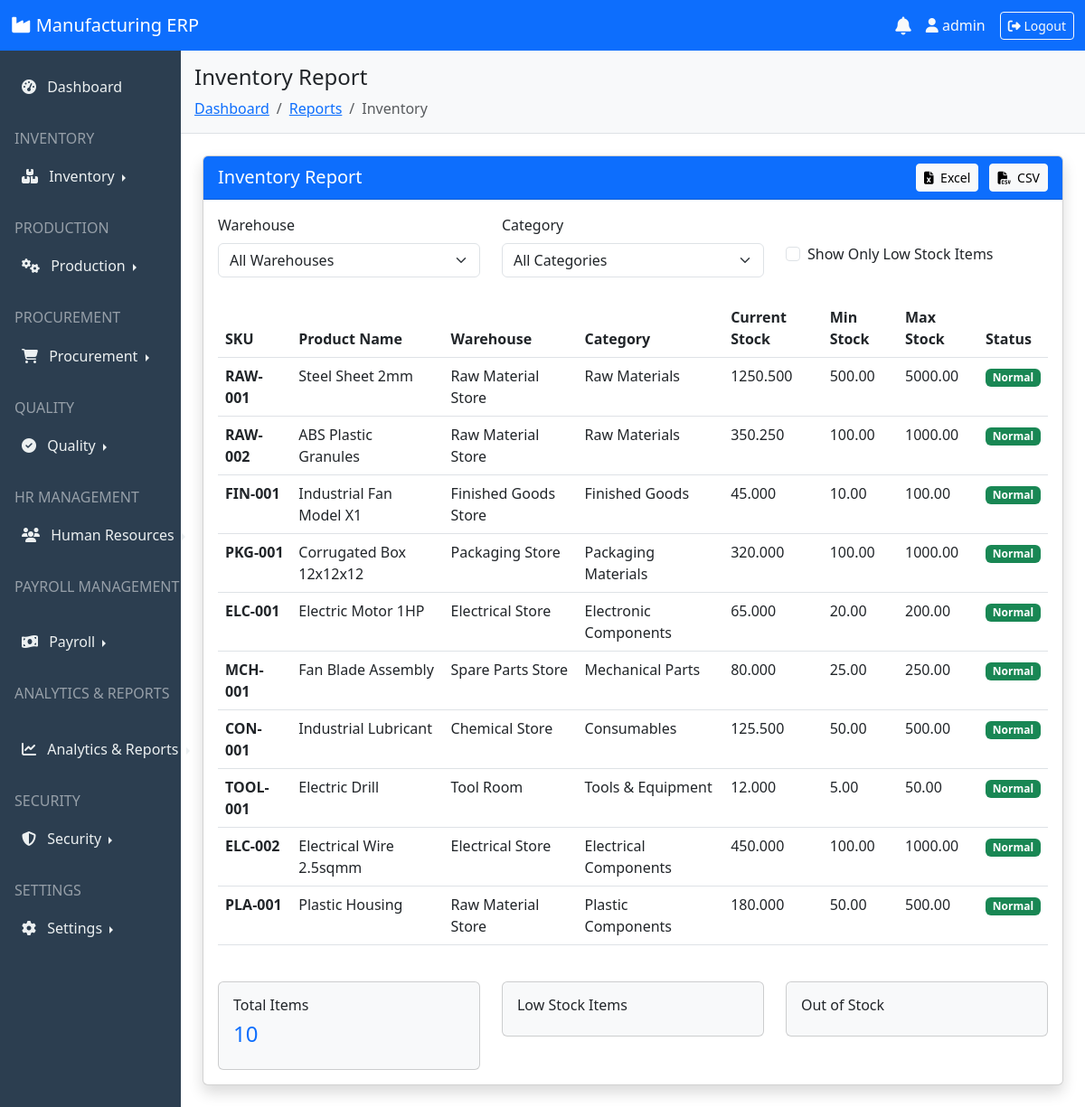
Screenshot of /reports/inventory/ (signed in) with the database file from the repository.
### inventory/models.py (models this page shows, shortened)
class Stock(models.Model):
    product = models.ForeignKey(Product, on_delete=models.CASCADE)
    warehouse = models.ForeignKey(Warehouse, on_delete=models.CASCADE)
    quantity = models.DecimalField(max_digits=12, decimal_places=3, default=0)
    reserved_quantity = models.DecimalField(max_digits=12, decimal_places=3, default=0)
    last_updated = models.DateTimeField(auto_now=True)
    class Meta:
        unique_together = ['product', 'warehouse']

class TimeStampedModel(models.Model):
    created_at = models.DateTimeField(auto_now_add=True)
    updated_at = models.DateTimeField(auto_now=True)
    created_by = models.ForeignKey(User, on_delete=models.SET_NULL,
                                  null=True, related_name='created_%(class)s')
    updated_by = models.ForeignKey(User, on_delete=models.SET_NULL,
                                  null=True, related_name='updated_%(class)s')
    class Meta:
        abstract = True

class Product(TimeStampedModel):
    SKU = models.CharField(max_length=50, unique=True)
    name = models.CharField(max_length=200)
    description = models.TextField(blank=True)
    category = models.ForeignKey(Category, on_delete=models.SET_NULL, null=True, blank=True)
    unit_of_measure = models.ForeignKey(UnitOfMeasure, on_delete=models.PROTECT)
    type_choices = [
        ('raw', 'Raw Material'),
        ('finished', 'Finished Goods'),
        ('semi', 'Semi-Finished'),
        ('consumable', 'Consumable'),
    ]
    product_type = models.CharField(max_length=20, choices=type_choices)
    min_stock = models.DecimalField(max_digits=10, decimal_places=2, default=0)
    max_stock = models.DecimalField(max_digits=10, decimal_places=2, default=0)
    is_active = models.BooleanField(default=True)

class Warehouse(models.Model):
    name = models.CharField(max_length=100)
    code = models.CharField(max_length=10, unique=True)
    location = models.CharField(max_length=200)
    manager = models.ForeignKey(User, on_delete=models.SET_NULL, null=True, blank=True)  # Changed from hr.Employee to User
    is_active = models.BooleanField(default=True)

class Category(models.Model):
    name = models.CharField(max_length=100)
    parent = models.ForeignKey('self', on_delete=models.CASCADE,
                              null=True, blank=True, related_name='children')
    description = models.TextField(blank=True)

### reports/views.py (the view)
# urls.py: path('inventory/', views.inventory_report, name='inventory_report'),
@login_required
def inventory_report(request):
    from inventory.models import Stock, Product, Warehouse, Category
    stocks = Stock.objects.select_related('product', 'warehouse', 'product__category').all()
    warehouse_id = request.GET.get('warehouse')
    if warehouse_id:
        stocks = stocks.filter(warehouse_id=warehouse_id)
    category_id = request.GET.get('category')
    if category_id:
        stocks = stocks.filter(product__category_id=category_id)
    low_stock = request.GET.get('low_stock') == 'true'
    if low_stock:
        stocks = stocks.filter(quantity__lt=models.F('product__min_stock'))
    format = request.GET.get('format', 'html')
    if format == 'excel':
        return generate_inventory_excel(stocks)
    elif format == 'csv':
        return generate_inventory_csv(stocks)
    else:
        context = {
            'stocks': stocks,
            'warehouses': Warehouse.objects.all(),
            'categories': Category.objects.all(),
        }
        return render(request, 'reports/inventory_report.html', context)

### templates/reports/inventory_report.html (shortened to what this page needs)
{% extends 'base.html' %}
{% block page_title %}Inventory Report{% endblock %}
{% block breadcrumbs %}
    <li class="breadcrumb-item"><a href="{% url 'dashboard' %}">Dashboard</a></li>
    <li class="breadcrumb-item"><a href="{% url 'reports:dashboard' %}">Reports</a></li>
    <li class="breadcrumb-item active">Inventory</li>
{% endblock %}
{% block content %}
<div class="card shadow">
    <div class="card-header bg-primary text-white d-flex justify-content-between align-items-center">
        <h5 class="mb-0">Inventory Report</h5>
        <div>
            <a href="{% url 'reports:inventory_report' %}?format=excel" class="btn btn-light btn-sm me-2">
                <i class="fas fa-file-excel me-1"></i> Excel
            </a>
            <a href="{% url 'reports:inventory_report' %}?format=csv" class="btn btn-light btn-sm">
                <i class="fas fa-file-csv me-1"></i> CSV
            </a>
        </div>
    </div>
    <div class="card-body">
        <div class="row mb-4">
            <div class="col-md-4">
                <label class="form-label">Warehouse</label>
                <select class="form-select" id="warehouseFilter">
                    <option value="">All Warehouses</option>
                </select>
            </div>
            <div class="col-md-4">
                <label class="form-label">Category</label>
                <select class="form-select" id="categoryFilter">
                    <option value="">All Categories</option>
                </select>
            </div>
            <div class="col-md-4">
                <label class="form-label">&nbsp;</label>
                <div class="form-check">
                    <input class="form-check-input" type="checkbox" id="lowStockFilter">
                    <label class="form-check-label" for="lowStockFilter">
                        Show Only Low Stock Items
                    </label>
                </div>
            </div>
        </div>
        <div class="table-responsive">
            <table class="table table-hover">
                <thead>
                    <tr>
                        <th>SKU</th>
                        <th>Product Name</th>
                        <th>Warehouse</th>
                        <th>Category</th>
                        <th>Current Stock</th>
                        <th>Min Stock</th>
                        <th>Max Stock</th>
                        <th>Status</th>
                    </tr>
                </thead>
                <tbody>
                    {% for stock in stocks %}
                    <tr>
                        <td><strong>{{ stock.product.SKU }}</strong></td>
                        <td>{{ stock.product.name }}</td>
                        <td>{{ stock.warehouse.name }}</td>
                        <td>{{ stock.product.category.name|default:"-" }}</td>
                        <td class="{% if stock.quantity < stock.product.min_stock %}text-danger fw-bold{% endif %}">
                            {{ stock.quantity }}
                        </td>
                        <td>{{ stock.product.min_stock }}</td>
                        <td>{{ stock.product.max_stock }}</td>
                        <td>
                            {% if stock.quantity < stock.product.min_stock %}
                                <span class="badge bg-danger">Low Stock</span>
                            {% elif stock.quantity > stock.product.max_stock %}
                                <span class="badge bg-warning">Over Stock</span>
                            {% else %}
                                <span class="badge bg-success">Normal</span>
                            {% endif %}
                        </td>
                    </tr>
                    {% endfor %}
                </tbody>
            </table>
        </div>
        <div class="row mt-4">
            <div class="col-md-4">
                <div class="card bg-light">
                    <div class="card-body">
                        <h6 class="card-title">Total Items</h6>
                        <h4 class="text-primary">{{ stocks.count }}</h4>
                    </div>
                </div>
            </div>
            <div class="col-md-4">
                <div class="card bg-light">
                    <div class="card-body">
                        <h6 class="card-title">Low Stock Items</h6>
                    </div>
                </div>
            </div>
            <div class="col-md-4">
                <div class="card bg-light">
                    <div class="card-body">
                        <h6 class="card-title">Out of Stock</h6>
                    </div>
                </div>
            </div>
        </div>
    </div>
</div>
{% endblock %}

### templates/base.html (shortened to what this page needs)
<!DOCTYPE html>
<html lang="en">
<head>
    <link href="https://cdn.jsdelivr.net/npm/bootstrap@5.3.0/dist/css/bootstrap.min.css" rel="stylesheet">
    <link rel="stylesheet" href="https://cdnjs.cloudflare.com/ajax/libs/font-awesome/6.4.0/css/all.min.css">
    <link rel="stylesheet" href="https://cdn.datatables.net/1.13.4/css/dataTables.bootstrap5.min.css">
</head>
<body>
    <nav class="navbar navbar-expand-lg navbar-dark bg-primary">
        <div class="container-fluid">
            <a class="navbar-brand" href="{% url 'dashboard' %}">
                <i class="fas fa-industry"></i> Manufacturing ERP
            </a>
            <div class="d-flex align-items-center">
                <div class="dropdown me-3">
                    <a href="#" class="text-light position-relative" id="notificationDropdown"
                    data-bs-toggle="dropdown" aria-expanded="false">
                        <i class="fas fa-bell fa-lg"></i>
                    </a>
                </div>
                <span class="text-light me-3">
                    <i class="fas fa-user"></i> {{ user.username }}
                </span>
                <a href="{% url 'logout' %}" class="btn btn-outline-light btn-sm">
                    <i class="fas fa-sign-out-alt"></i> Logout
                </a>
            </div>
        </div>
    </nav>
    <div class="container-fluid">
        <div class="row">
            <div class="col-md-2 p-0 sidebar">
                <nav class="nav flex-column mt-3">
                    <a class="nav-link {% if request.path == '/dashboard/' %}active{% endif %}"
                    href="{% url 'dashboard' %}">
                        <i class="fas fa-tachometer-alt me-2"></i> Dashboard
                    </a>
                    <h6 class="text-uppercase text-white-50 mt-4 px-3 mb-2">Inventory</h6>
                    <div class="nav-item dropend">
                        <a class="nav-link dropdown-toggle" href="#" id="inventoryDropdown" role="button"
                        data-bs-toggle="dropdown" aria-expanded="false">
                            <i class="fas fa-boxes me-2"></i> Inventory
                        </a>
                    </div>
                    <h6 class="text-uppercase text-white-50 mt-4 px-3 mb-2">Production</h6>
                    <div class="nav-item dropend">
                        <a class="nav-link dropdown-toggle" href="#" id="productionDropdown" role="button"
                        data-bs-toggle="dropdown" aria-expanded="false">
                            <i class="fas fa-cogs me-2"></i> Production
                        </a>
                    </div>
                    <h6 class="text-uppercase text-white-50 mt-4 px-3 mb-2">Procurement</h6>
                    <div class="nav-item dropend">
                        <a class="nav-link dropdown-toggle" href="#" id="procurementDropdown" role="button"
                        data-bs-toggle="dropdown" aria-expanded="false">
                            <i class="fas fa-shopping-cart me-2"></i> Procurement
                        </a>
                    </div>
                    <h6 class="text-uppercase text-white-50 mt-4 px-3 mb-2">Quality</h6>
                    <div class="nav-item dropend">
                        <a class="nav-link dropdown-toggle" href="#" id="qualityDropdown" role="button"
                        data-bs-toggle="dropdown" aria-expanded="false">
                            <i class="fas fa-check-circle me-2"></i> Quality
                        </a>
                    </div>
                    <h6 class="text-uppercase text-white-50 mt-4 px-3 mb-2">HR Management</h6>
                    <div class="nav-item dropend">
                        <a class="nav-link dropdown-toggle" href="#" id="hrDropdown" role="button"
                        data-bs-toggle="dropdown" aria-expanded="false">
                            <i class="fas fa-users me-2"></i> Human Resources
                        </a>
                    </div>
                    <h6 class="text-uppercase text-white-50 mt-4 px-3 mb-2">Payroll Management</h6>
                    <div class="nav-item dropend">
                        <a class="nav-link dropdown-toggle" href="#" id="payrollDropdown" role="button"
                        data-bs-toggle="dropdown" aria-expanded="false">
                            <i class="fas fa-money-bill-wave me-2"></i> Payroll
                        </a>
                    </div>
                    <h6 class="text-uppercase text-white-50 mt-4 px-3 mb-2">Analytics & Reports</h6>
                    <div class="nav-item dropend">
                        <a class="nav-link dropdown-toggle" href="#" id="analyticsDropdown" role="button"
                        data-bs-toggle="dropdown" aria-expanded="false">
                            <i class="fas fa-chart-line me-2"></i> Analytics & Reports
                        </a>
                    </div>
                    <h6 class="text-uppercase text-white-50 mt-4 px-3 mb-2">Security</h6>
                    <div class="nav-item dropend">
                        <a class="nav-link dropdown-toggle" href="#" id="securityDropdown" role="button"
                        data-bs-toggle="dropdown" aria-expanded="false">
                            <i class="fas fa-shield-alt me-2"></i> Security
                        </a>
                    </div>
                    <h6 class="text-uppercase text-white-50 mt-4 px-3 mb-2">Settings</h6>
                    <div class="nav-item dropend">
                        <a class="nav-link dropdown-toggle" href="#" id="settingsDropdown" role="button"
                        data-bs-toggle="dropdown" aria-expanded="false">
                            <i class="fas fa-cog me-2"></i> Settings
                        </a>
                    </div>
                </nav>
            </div>
            <div class="col-md-10 p-0">
                <div class="content-header">
                    <h4>{% block page_title %}{% endblock %}</h4>
                    <nav aria-label="breadcrumb">
                        <ol class="breadcrumb mb-0">
                            {% block breadcrumbs %}{% endblock %}
                        </ol>
                    </nav>
                </div>
                <div class="p-4">
                    {% block content %}{% endblock %}
                </div>
            </div>
        </div>
    </div>
</body>
</html>

### templates/base.html (style rules this page uses)
.sidebar { min-height: calc(100vh - 56px); background-color: #2c3e50; }
.sidebar .nav-link { color: #ecf0f1; padding: 12px 20px; border-left: 4px solid transparent; }
.content-header { background-color: #f8f9fa; padding: 15px; border-bottom: 1px solid #dee2e6; }

### rows the page displays
Stock: product.SKU "RAW-001", product.name "Steel Sheet 2mm", warehouse.name "Raw Material Store", product.category.name "Raw Materials", quantity "1250.500", product.min_stock "500.00", product.max_stock "5000.00", shows "Normal"
Stock: product.SKU "RAW-002", product.name "ABS Plastic Granules", warehouse.name "Raw Material Store", product.category.name "Raw Materials", quantity "350.250", product.min_stock "100.00", product.max_stock "1000.00", shows "Normal"
Stock: product.SKU "FIN-001", product.name "Industrial Fan Model X1", warehouse.name "Finished Goods Store", product.category.name "Finished Goods", quantity "45.000", product.min_stock "10.00", product.max_stock "100.00", shows "Normal"
Stock: product.SKU "PKG-001", product.name "Corrugated Box 12x12x12", warehouse.name "Packaging Store", product.category.name "Packaging Materials", quantity "320.000", product.min_stock "100.00", product.max_stock "1000.00", shows "Normal"
Stock: product.SKU "ELC-001", product.name "Electric Motor 1HP", warehouse.name "Electrical Store", product.category.name "Electronic Components", quantity "65.000", product.min_stock "20.00", product.max_stock "200.00", shows "Normal"
Stock: product.SKU "MCH-001", product.name "Fan Blade Assembly", warehouse.name "Spare Parts Store", product.category.name "Mechanical Parts", quantity "80.000", product.min_stock "25.00", product.max_stock "250.00", shows "Normal"
Stock: product.SKU "CON-001", product.name "Industrial Lubricant", warehouse.name "Chemical Store", product.category.name "Consumables", quantity "125.500", product.min_stock "50.00", product.max_stock "500.00", shows "Normal"
Stock: product.SKU "TOOL-001", product.name "Electric Drill", warehouse.name "Tool Room", product.category.name "Tools & Equipment", quantity "12.000", product.min_stock "5.00", product.max_stock "50.00", shows "Normal"
Stock: product.SKU "ELC-002", product.name "Electrical Wire 2.5sqmm", warehouse.name "Electrical Store", product.category.name "Electrical Components", quantity "450.000", product.min_stock "100.00", product.max_stock "1000.00", shows "Normal"
Stock: product.SKU "PLA-001", product.name "Plastic Housing", warehouse.name "Raw Material Store", product.category.name "Plastic Components", quantity "180.000", product.min_stock "50.00", product.max_stock "500.00", shows "Normal"

### other values shown
{{ user.username }} "admin"
{{ stocks.count }} "10"
